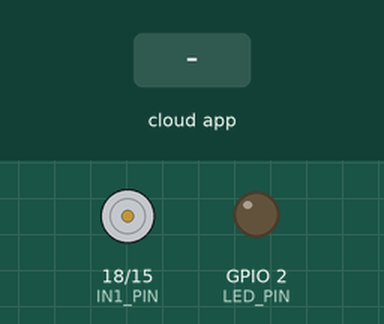
Recording of a sketch running on a simulated ESP32. On the bench: motor-driver pin pairs drawn as motors (green arrow = first pin HIGH = forward, orange = second pin HIGH = backward, longer = more drive, scaled by the enable pin), output pins drawn as LEDs (lit = HIGH). The test bench sets the inputs (shaded band). The ROS host is connected and sends only what is stated.

Above: at 3.2 s.
3.3 s: the phone or cloud app sets cmd_pwm to -100
At 3.9 s:
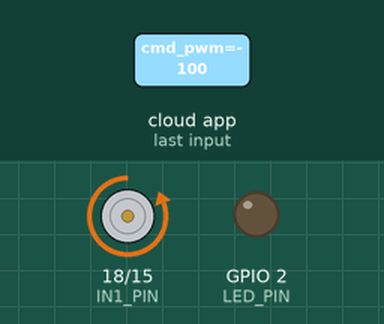
4.8 s: the phone or cloud app sets cmd_pwm to 100
At 5.5 s:
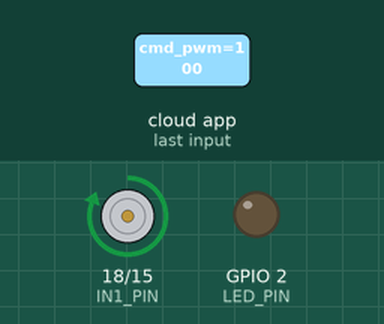
6.3 s: the phone or cloud app sets cmd_pwm to 0
At 7.5 s:
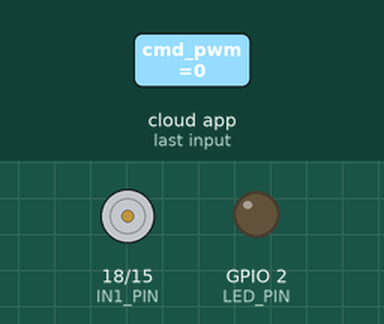
Timing chart, 0 to 9.3 s (numbered marks = the images above; inputs shaded):
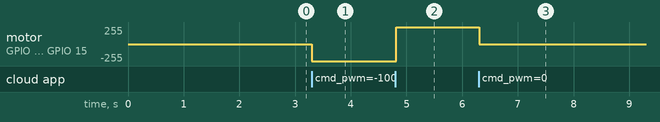

Measured:
- after the input at 3.3 s, motor on GPIO 18 (IN1_PIN) / GPIO 15 (IN2_PIN): stopped → backward 255/255 at once
- after the input at 4.8 s, motor on GPIO 18 (IN1_PIN) / GPIO 15 (IN2_PIN): backward 255/255 → forward 255/255 at once
- after the input at 6.3 s, motor on GPIO 18 (IN1_PIN) / GPIO 15 (IN2_PIN): forward 255/255 → stopped at once

The sketch:

Reto_3.ino
```cpp
// ==========================
// ====== LIBRARIES =========
// ==========================
#include <micro_ros_arduino.h>
#include <rcl/rcl.h>
#include <rcl/error_handling.h>
#include <rclc/rclc.h>
#include <rclc/executor.h>
#include <std_msgs/msg/float32.h>
#include <math.h>

// ==========================
// ====== ROS OBJECTS =======
// ==========================
rcl_node_t node;
rcl_subscription_t subscriber;
rclc_executor_t executor;
rclc_support_t support;
rcl_allocator_t allocator;

std_msgs__msg__Float32 msg;

// ==========================
// ====== PIN CONFIG =========
// ==========================
#define IN1_PIN     18
#define IN2_PIN     15
#define EN_PIN      4     // PWM

#define LED_PIN     2

#define PWM_CHANNEL 0
#define PWM_FREQ    980
#define PWM_RES     8     // 0-255

#define INPUT_MIN  -1.0
#define INPUT_MAX   1.0

// ==========================
// ====== MACROS ============
// ==========================
#define RCCHECK(fn) { rcl_ret_t temp_rc = fn; if((temp_rc != RCL_RET_OK)){error_loop();}}
#define RCSOFTCHECK(fn) { rcl_ret_t temp_rc = fn; if((temp_rc != RCL_RET_OK)){}}

// ==========================
// ====== ERROR LOOP ========
// ==========================
void error_loop(){
  while(1){
    digitalWrite(LED_PIN, !digitalRead(LED_PIN));
    delay(100);
  }
}

// ==========================
// ====== CALLBACK =========
// ==========================
void subscription_callback(const void * msgin)
{
  const std_msgs__msg__Float32 * received_msg =
    (const std_msgs__msg__Float32 *)msgin;

  float input = constrain(received_msg->data, INPUT_MIN, INPUT_MAX);

  // -------------------------
  // Dirección
  // -------------------------
  if(input > 0){
    digitalWrite(IN1_PIN, HIGH);
    digitalWrite(IN2_PIN, LOW);
  }
  else if(input < 0){
    digitalWrite(IN1_PIN, LOW);
    digitalWrite(IN2_PIN, HIGH);
  }
  else{
    digitalWrite(IN1_PIN, LOW);
    digitalWrite(IN2_PIN, LOW);
  }

  // -------------------------
  // Magnitud → PWM
  // -------------------------
  float duty = fabs(input);
  uint32_t pwm_value = (uint32_t)(duty * ((1 << PWM_RES) - 1));

  ledcWrite(PWM_CHANNEL, pwm_value);
}

// ==========================
// ====== SETUP =============
// ==========================
void setup(){

  set_microros_transports();

  pinMode(IN1_PIN, OUTPUT);
  pinMode(IN2_PIN, OUTPUT);
  pinMode(EN_PIN, OUTPUT);
  pinMode(LED_PIN, OUTPUT);

  // Configuración PWM
  ledcSetup(PWM_CHANNEL, PWM_FREQ, PWM_RES);
  ledcAttachPin(EN_PIN, PWM_CHANNEL);

  delay(2000);

  allocator = rcl_get_default_allocator();

  RCCHECK(rclc_support_init(&support, 0, NULL, &allocator));

  RCCHECK(rclc_node_init_default(
    &node,
    "motor",
    "",
    &support));

  RCCHECK(rclc_subscription_init_default(
    &subscriber,
    &node,
    ROSIDL_GET_MSG_TYPE_SUPPORT(std_msgs, msg, Float32),
    "/cmd_pwm"));

  RCCHECK(rclc_executor_init(
    &executor,
    &support.context,
    1,
    &allocator));

  RCCHECK(rclc_executor_add_subscription(
    &executor,
    &subscriber,
    &msg,
    &subscription_callback,
    ON_NEW_DATA));
}

// ==========================
// ====== LOOP ==============
// ==========================
void loop(){
  RCCHECK(rclc_executor_spin_some(&executor, RCL_MS_TO_NS(10)));
  delay(10);
}
```
